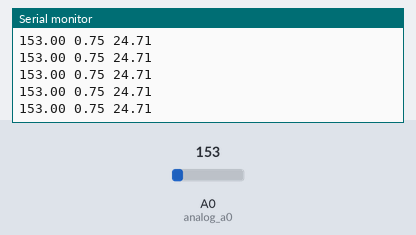
A sketch run on a simulated Arduino Uno, built with avr-gcc and run on an emulated ATmega328P. On the bench: the last lines printed to the serial monitor. The test bench sets the inputs (shaded band); at power-on: A0 (analog_a0) = 153.

Above: at 1.2 s.
1.3 s: A0 (analog_a0) set to 165
At 1.32 s:
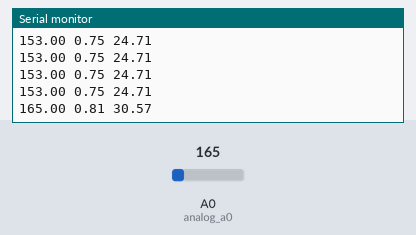
2.8 s: A0 (analog_a0) set to 175
At 2.84 s:
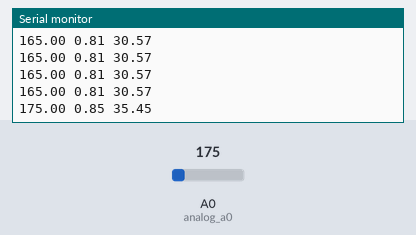
Timing chart, 0 to 5.8 s (numbered marks = the images above; inputs shaded):
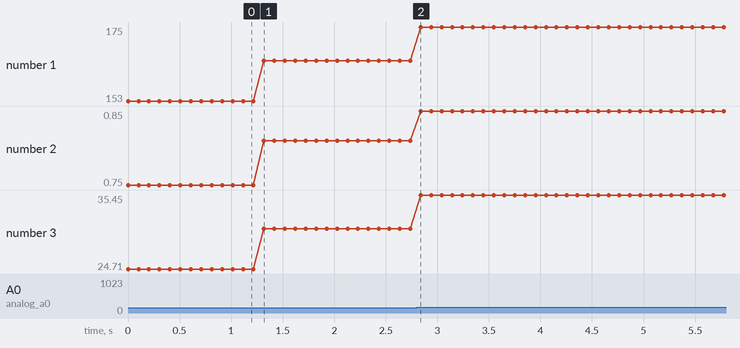

The sketch:

version-07.ino
```cpp
// Scale Factor is 100 (10 [mV]/[deg C])
// Accuracy is +/- 2 for analog readings
// Built-in offset of 0.5 V -> specified to read negative temperatures


// the analog pin number connected to the TMP36
int analog_a0 = A0;
// delay between sensor reads
int readDelay = 100;

void setup()
{
    //initializing serial communication
    Serial.begin(9600);
}

void loop()
{
    // getting the voltage reading from the temperature sensor
    float analog_reading_tmp36 = analogRead(analog_a0);

    // convert the analog reading (0 to 1023) to voltage (0 - 5V)
    float voltage_tmp36 = analog_reading_tmp36 * 5.0/1024;

    // convert voltage to degree C including the 0.5 V adjustment
    float temperature_C = (voltage_tmp36 - 0.5) * 100;

    // print readings and calculations
    Serial.print(analog_reading_tmp36);
    Serial.print(" ");
    Serial.print(voltage_tmp36);
    Serial.print(" ");
    Serial.println(temperature_C);


    // delay between readings since the change is gradual
    delay(readDelay);
}
```

Measured:
- after the input at 1.3 s, the serial monitor: prints a new line at once (image 1)
- after the input at 2.8 s, the serial monitor: prints a new line at once (image 2)
- plotted number 1: 153 → 165 after the input at 1.3 s, 165 → 175 after the input at 2.8 s
- plotted number 2: 0.75 → 0.81 after the input at 1.3 s, 0.81 → 0.85 after the input at 2.8 s
- plotted number 3: 24.71 → 30.57 after the input at 1.3 s, 30.57 → 35.45 after the input at 2.8 s
